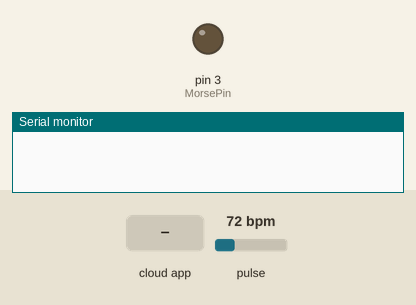
The sketch below on a simulated Arduino Uno, built with avr-gcc and run on an emulated ATmega328P. Shown: output pins drawn as LEDs (lit = HIGH), the last lines printed to the serial monitor. Dashed ring = blinking. The inputs (shaded band) are chosen by the test bench; at power-on: pulse 72 bpm. The ROS host is connected and sends only what is stated.

Above: at 1.2 s.
1.3 s: the phone or cloud app sets received_word to 0
At 1.7 s:
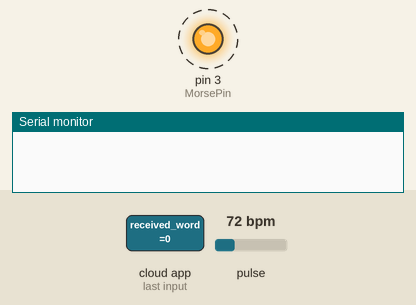
4.3 s: the phone or cloud app sets received_word to 1
At 6.1 s:
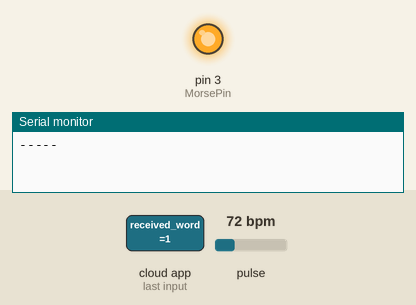
Timing chart, 0 to 10.2 s (numbered marks = the images above; inputs shaded):
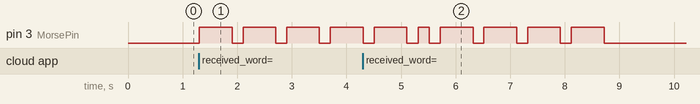

The sketch:

HeartRate_Morse.ino
```cpp
#include <Arduino.h>
#include <ros.h>
#include <std_msgs/Float64.h>
#include <std_msgs/String.h>
#include <Wire.h>
#include "MAX30105.h"
#include "heartRate.h"

#define UTIME 200

MAX30105 particleSensor;

const byte RATE_SIZE = 4; // Increase this for more averaging. 4 is good.
byte rates[RATE_SIZE]; // Array of heart rates
byte rateSpot = 0;
long lastBeat = 0; // Time at which the last beat occurred
float beatsPerMinute;
float beatAvg;
int MorsePin = 3;

ros::NodeHandle nh;
std_msgs::Float64 beatAvgMsg;
std_msgs::Float64 irValueMsg;
std_msgs::String sensorStatusMsg;
ros::Publisher arduinoBeatAvgPub("arduino_beatAvg", &beatAvgMsg);
ros::Publisher arduinoIRValuePub("arduino_irValue", &irValueMsg);
ros::Publisher arduinoSensorStatusPub("arduino_sensorStatus", &sensorStatusMsg);

void receivedWordCallback(const std_msgs::String& receivedWord);
ros::Subscriber<std_msgs::String> wordSub("received_word", receivedWordCallback);


String morsecode[] = {
  "-----", ".----", ".---", "...--", "....-", // 0 ~ 4
  ".....", "-....", "--...", "..", "----.",  // 5 ~ 9
  ".-", "-...", "-.-.", "-..", ".", "..-.", "--.",  // A ~ G
  "....", "..", ".---", "-.-", ".-..", "--", "-.",  // H ~ N
  "---", ".--.", "--.-", ".-.", "...", "-", "..-",  // O ~ U
  "...-", ".--", "-..-", "-.--", "--..",  // V ~ Z
};

void Morse(String input) {
  for (int i = 0; i < input.length(); i++) {
    if (input[i] == ' ') {
      delay(UTIME * 7);
      continue;
    }

    String code;
    int vibration = 0;

    if (input[i] >= '0' && input[i] <= '9') {
      code = morsecode[input[i] - '0'];
    } else if (input[i] >= 'A' && input[i] <= 'Z') {
      code = morsecode[input[i] - 'A' + 10];
    } else {
      // Handle unsupported characters or special symbols
      continue;
    }

    for (int j = 0; j < code.length(); j++) {
      if (code[j] == '.') {
        vibration = UTIME;
      } else if (code[j] == '-') {
        vibration = UTIME * 3;
      }
      digitalWrite(MorsePin, HIGH); // Start vibration
      delay(vibration);
      digitalWrite(MorsePin, LOW);
      delay(UTIME);
    }
    Serial.println(code);
  }
}

void receivedWordCallback(const std_msgs::String& receivedWord) {
  String word = receivedWord.data;
  Morse(word);
}

void setup() {
  // Initialize the ROS node
  nh.initNode();
  nh.advertise(arduinoBeatAvgPub);
  nh.advertise(arduinoIRValuePub);
  nh.advertise(arduinoSensorStatusPub);
  nh.subscribe(wordSub);

  // Other setup code
  pinMode(MorsePin, OUTPUT); // Morse

  Serial.begin(57600);

  // Initialize sensor
  if (!particleSensor.begin(Wire, I2C_SPEED_FAST)) { // Use default I2C port, 400kHz speed
    sensorStatusMsg.data = "Sensor initialization failed";
    arduinoSensorStatusPub.publish(&sensorStatusMsg);
    while (1);
  } else {
    sensorStatusMsg.data = "Sensor initialization successful";
    arduinoSensorStatusPub.publish(&sensorStatusMsg);
  }
  sensorStatusMsg.data = "Place your index finger on the sensor with steady pressure.";
  arduinoSensorStatusPub.publish(&sensorStatusMsg);

  particleSensor.setup(); // Configure sensor with default settings
  particleSensor.setPulseAmplitudeRed(0x0A); // Turn Red LED to low to indicate sensor is running
  particleSensor.setPulseAmplitudeGreen(0); // Turn off Green LED
}

void loop() {
  // Handle ROS communication
  nh.spinOnce();

  long irValue = particleSensor.getIR();

  // Publish irValue
  irValueMsg.data = irValue;
  arduinoIRValuePub.publish(&irValueMsg);

  if (checkForBeat(irValue) == true) {
    // We sensed a beat!
    long delta = millis() - lastBeat;
    lastBeat = millis();

    beatsPerMinute = 60 / (delta / 1000.0);

    if (beatsPerMinute < 255 && beatsPerMinute > 20) {
      rates[rateSpot++] = (byte)beatsPerMinute; // Store this reading in the array
      rateSpot %= RATE_SIZE; // Wrap variable

      // Take average of readings
      beatAvg = 0.0;
      for (byte x = 0; x < RATE_SIZE; x++)
        beatAvg += rates[x];
      beatAvg /= RATE_SIZE;

      // Publish beatAvg value
      beatAvgMsg.data = beatAvg;
      arduinoBeatAvgPub.publish(&beatAvgMsg);
    }
  }
}
```

Measured:
- after the input at 1.3 s, pin 3 (MorsePin): alternates HIGH for 0.60 s and LOW for 0.20 s, starting at once
